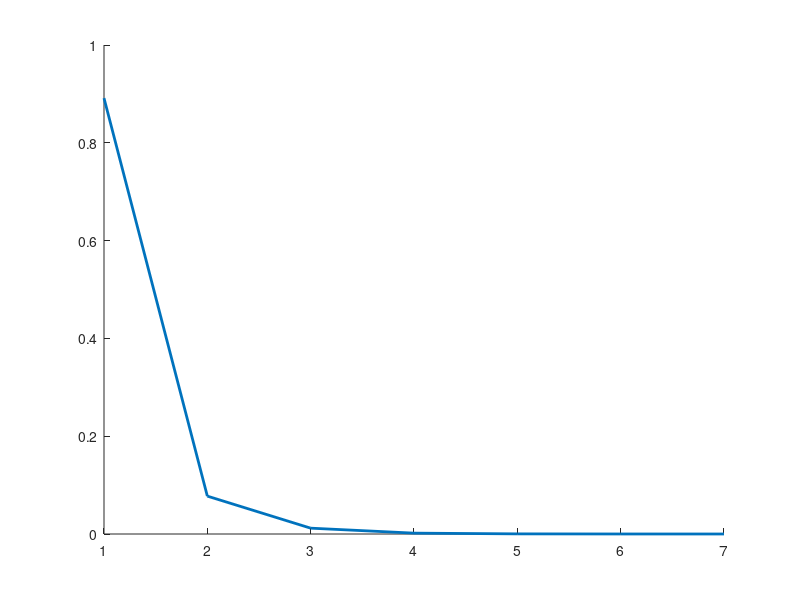

Source code (MATLAB):
clear all
clc

A = [5,1,1; 3,7,2; 1,4,10]; %Matriz por defecto. Matriz de prueba
b = [4;5;1]; 
x = zeros(3,1);

n = size(x, 1); %Numero de incognitas

error = inf;
tol = 1e-5;
itr = 0;

plotGauss = []; %Errores, durante cada iteración para su respectiva grafica

while error > tol
    
    x_old = x;
    
    for i=1:n %Iterar sobre las variables que formen la matriz
        
        sum = 0;
        
        for j=1:i-1 %Antes de la incognita x
            
            sum = sum + A(i,j)*x(j); 
        end
        
        for j=i+1:n %Despues de la incognita x
            
            sum = sum + A(i,j)*x(j); 
        end
        
        x(i) = (1/A(i,i))*(b(i) - sum);
    end
    
    itr = itr+1;
    error = norm(x_old-x);
    plotGauss = [plotGauss error];
end

hold all

plot(1:itr, plotGauss(1:itr), 'linewidth', 2)
x